Frame 1 (no input): blank canvas, image omitted
Frame 60 (the mouse pressed at the canvas centre just before this capture): blank canvas, image omitted
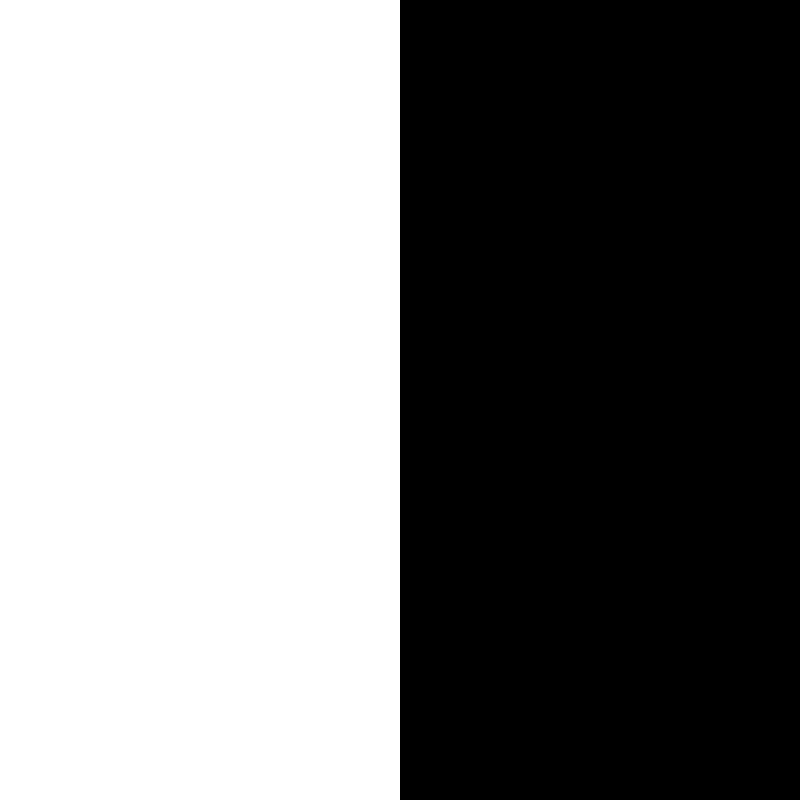
Frame 120 (the mouse held since frame 60 and released just before this capture)

The Processing sketch whose frames 1 and 60 were blank and that drew this single picture after the mouse press (run headless with seeded random() and noise(); from frame 60 on, the mouse is pressed at the canvas centre):

// Processing sketch: mouseX
// ── mouseX.pde
void setup(){
  size(800,800);
  background(255);
  noStroke();
}

void draw(){
  fill(255);
  rect(0,0,mouseX, height);
  fill(0);
  rect(mouseX,0, width-mouseX, height);
}
